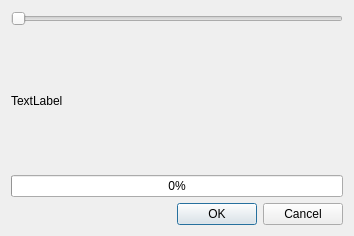
<?xml version="1.0" encoding="UTF-8"?>
<ui version="4.0">
 <class>Dialog</class>
 <widget class="QDialog" name="Dialog">
  <property name="geometry">
   <rect>
    <x>0</x>
    <y>0</y>
    <width>354</width>
    <height>236</height>
   </rect>
  </property>
  <property name="mouseTracking">
   <bool>false</bool>
  </property>
  <property name="windowTitle">
   <string>Dialog</string>
  </property>
  <layout class="QVBoxLayout" name="verticalLayout">
   <item>
    <widget class="QSlider" name="horizontalSlider">
     <property name="mouseTracking">
      <bool>true</bool>
     </property>
     <property name="orientation">
      <enum>Qt::Horizontal</enum>
     </property>
    </widget>
   </item>
   <item>
    <widget class="QLabel" name="montitre">
     <property name="enabled">
      <bool>true</bool>
     </property>
     <property name="mouseTracking">
      <bool>true</bool>
     </property>
     <property name="text">
      <string>TextLabel</string>
     </property>
    </widget>
   </item>
   <item>
    <widget class="QProgressBar" name="progressBar">
     <property name="value">
      <number>0</number>
     </property>
    </widget>
   </item>
   <item>
    <widget class="QDialogButtonBox" name="buttonBox">
     <property name="orientation">
      <enum>Qt::Horizontal</enum>
     </property>
     <property name="standardButtons">
      <set>QDialogButtonBox::Cancel|QDialogButtonBox::Ok</set>
     </property>
    </widget>
   </item>
  </layout>
 </widget>
 <resources/>
 <connections>
  <connection>
   <sender>buttonBox</sender>
   <signal>accepted()</signal>
   <receiver>Dialog</receiver>
   <slot>accept()</slot>
   <hints>
    <hint type="sourcelabel">
     <x>227</x>
     <y>226</y>
    </hint>
    <hint type="destinationlabel">
     <x>157</x>
     <y>128</y>
    </hint>
   </hints>
  </connection>
  <connection>
   <sender>buttonBox</sender>
   <signal>rejected()</signal>
   <receiver>Dialog</receiver>
   <slot>reject()</slot>
   <hints>
    <hint type="sourcelabel">
     <x>295</x>
     <y>226</y>
    </hint>
    <hint type="destinationlabel">
     <x>286</x>
     <y>128</y>
    </hint>
   </hints>
  </connection>
  <connection>
   <sender>horizontalSlider</sender>
   <signal>sliderMoved(int)</signal>
   <receiver>progressBar</receiver>
   <slot>setValue(int)</slot>
   <hints>
    <hint type="sourcelabel">
     <x>138</x>
     <y>20</y>
    </hint>
    <hint type="destinationlabel">
     <x>82</x>
     <y>188</y>
    </hint>
   </hints>
  </connection>
  <connection>
   <sender>horizontalSlider</sender>
   <signal>sliderMoved(int)</signal>
   <receiver>montitre</receiver>
   <slot>setNum(int)</slot>
   <hints>
    <hint type="sourcelabel">
     <x>46</x>
     <y>19</y>
    </hint>
    <hint type="destinationlabel">
     <x>40</x>
     <y>108</y>
    </hint>
   </hints>
  </connection>
 </connections>
</ui>
